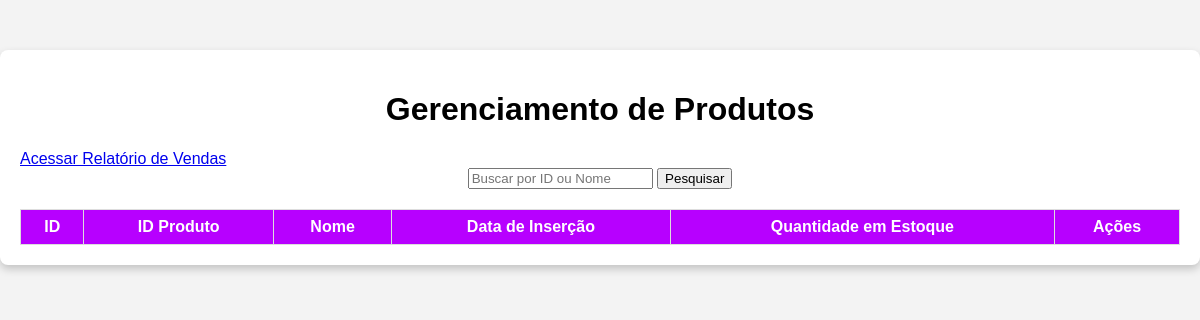
The app's page /estoque/estoque.php, older data.
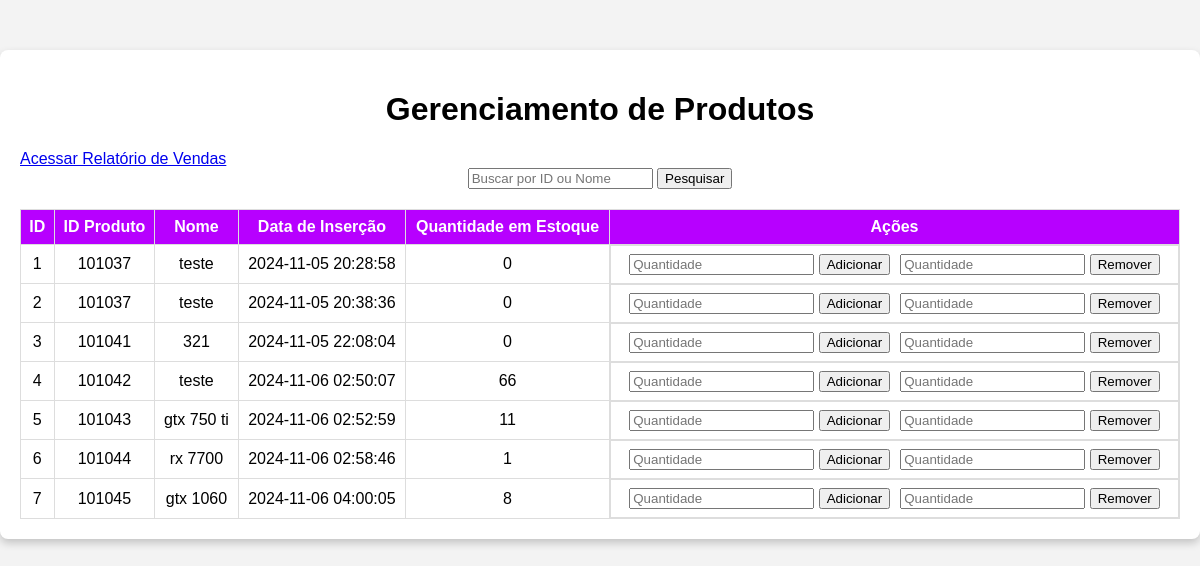
The same page, newer data.
### tables this page shows
CREATE TABLE `estoque` (
  `id` int(11) NOT NULL,
  `id_produto` int(11) NOT NULL,
  `nome` varchar(100) NOT NULL,
  `id_venda` int(11) DEFAULT NULL,
  `data_insercao` timestamp NOT NULL DEFAULT current_timestamp(),
  `data_venda` timestamp NULL DEFAULT NULL,
  `quantidade` int(11) NOT NULL
);

CREATE TABLE `produtos` (
  `id` int(11) NOT NULL,
  `nome` varchar(100) NOT NULL,
  `preco` decimal(10,2) DEFAULT NULL,
  `descricao` text DEFAULT NULL,
  `imagem` varchar(999) NOT NULL,
  `categoria_id` int(11) NOT NULL,
  `data_adicao` datetime NOT NULL DEFAULT current_timestamp(),
  `imagemdescricao` varchar(999) NOT NULL,
  `segundaimagemdesc` varchar(999) NOT NULL,
  `segundadescricao` text NOT NULL
);

### estoque/estoque.php (the view, shortened to what this page needs)
<?php
include_once('../config.php');
$pesquisa = '';
if (isset($_GET['search'])) {
    $pesquisa = $_GET['search'];
    if (is_numeric($pesquisa)) {
        $stmt = $conexao->prepare("
            SELECT estoque.id, estoque.id_produto, produtos.nome, estoque.quantidade, estoque.data_insercao, estoque.data_venda
            FROM estoque
            JOIN produtos ON estoque.id_produto = produtos.id
            WHERE estoque.id_produto = ?");
        $stmt->bind_param("i", $pesquisa);
    } else {
        $stmt = $conexao->prepare("
            SELECT estoque.id, estoque.id_produto, produtos.nome, estoque.quantidade, estoque.data_insercao, estoque.data_venda
            FROM estoque
            JOIN produtos ON estoque.id_produto = produtos.id
            WHERE produtos.nome LIKE ?");
        $searchTerm = '%' . $pesquisa . '%';
        $stmt->bind_param("s", $searchTerm);
    }
} else {
    $stmt = $conexao->prepare("
        SELECT estoque.id, estoque.id_produto, produtos.nome, estoque.quantidade, estoque.data_insercao, estoque.data_venda
        FROM estoque
        JOIN produtos ON estoque.id_produto = produtos.id");
}
$stmt->execute();
$resultado = $stmt->get_result();
?>
<!DOCTYPE html>
<html lang="pt-BR">
<head>
    <link rel="stylesheet" href="estoque.css">
</head>
<body>
<div class="container">
    <h1>Gerenciamento de Produtos</h1>
    <div class="btn-relatorio">
        <a href="relatorio_venda.php" class="btn btn-primary">Acessar Relatório de Vendas</a>
    </div>
    <div class="search-bar">
        <form action="" method="GET">
            <input type="text" name="search" placeholder="Buscar por ID ou Nome" value="<?php echo htmlspecialchars($pesquisa); ?>">
            <button type="submit">Pesquisar</button>
        </form>
    </div>
    <table>
        <thead>
            <tr>
                <th>ID</th>
                <th>ID Produto</th>
                <th>Nome</th>
                <th>Data de Inserção</th>
                <th>Quantidade em Estoque</th>
                <th>Ações</th>
            </tr>
        </thead>
        <tbody>
            <?php while ($produto = $resultado->fetch_assoc()) { ?>
                <tr>
                    <td><?php echo $produto['id']; ?></td>
                    <td><?php echo $produto['id_produto']; ?></td>
                    <td><?php echo htmlspecialchars($produto['nome']); ?></td>
                    <td><?php echo $produto['data_insercao']; ?></td>
                    <td><?php echo $produto['quantidade']; ?></td>
                    <td class="actions">
                        <form action="" method="POST">
                            <input type="number" name="quantidade" min="1" placeholder="Quantidade" required>
                            <button type="submit" name="atualizar_estoque">Adicionar</button>
                        </form>
                        <form action="" method="POST">
                            <input type="number" name="quantidade" min="1" placeholder="Quantidade" required>
                            <button type="submit" name="atualizar_estoque">Remover</button>
                        </form>
                    </td>
                </tr>
            <?php } ?>
        </tbody>
    </table>
</div>
</body>
</html>

Row changes from the older to the newer data that the page shows:
added estoque: id "1", id_produto "101037", id_produto.nome "teste", data_insercao "2024-11-05 20:28:58", quantidade "0"
added estoque: id "2", id_produto "101037", id_produto.nome "teste", data_insercao "2024-11-05 20:38:36", quantidade "0"
added estoque: id "3", id_produto "101041", id_produto.nome "321", data_insercao "2024-11-05 22:08:04", quantidade "0"
added estoque: id "4", id_produto "101042", id_produto.nome "teste", data_insercao "2024-11-06 02:50:07", quantidade "66"
added estoque: id "5", id_produto "101043", id_produto.nome "gtx 750 ti", data_insercao "2024-11-06 02:52:59", quantidade "11"
added estoque: id "6", id_produto "101044", id_produto.nome "rx 7700", data_insercao "2024-11-06 02:58:46", quantidade "1"
added estoque: id "7", id_produto "101045", id_produto.nome "gtx 1060", data_insercao "2024-11-06 04:00:05", quantidade "8"
